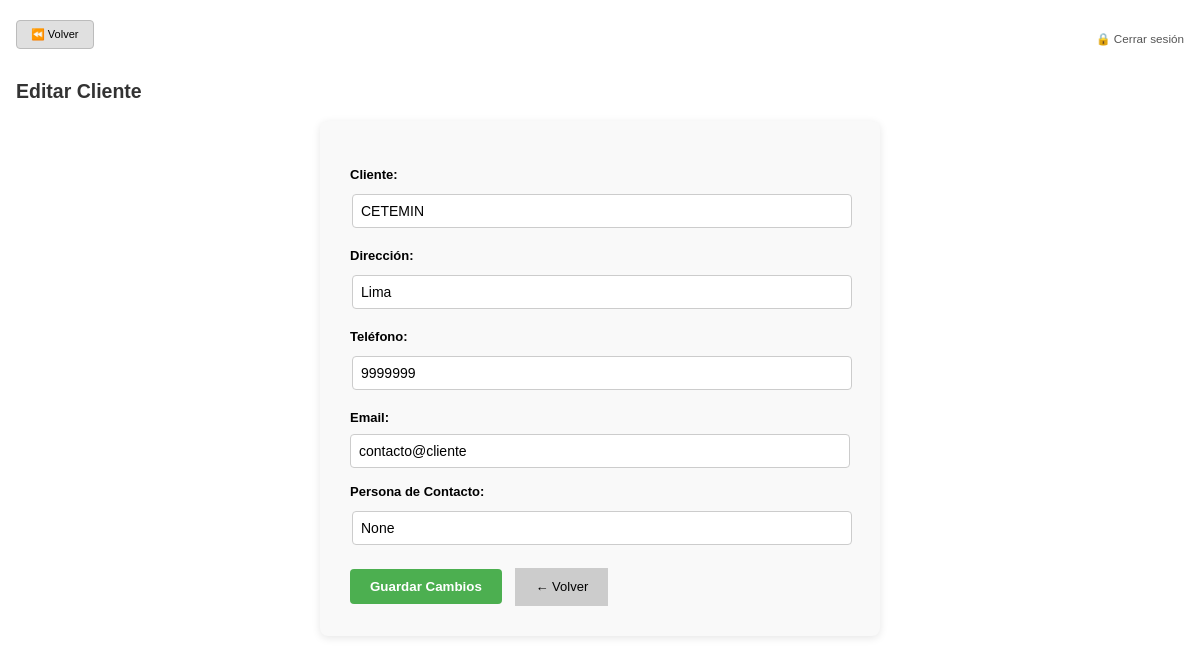
Page /clientes/editar/30 (signed in) on the earlier database version.
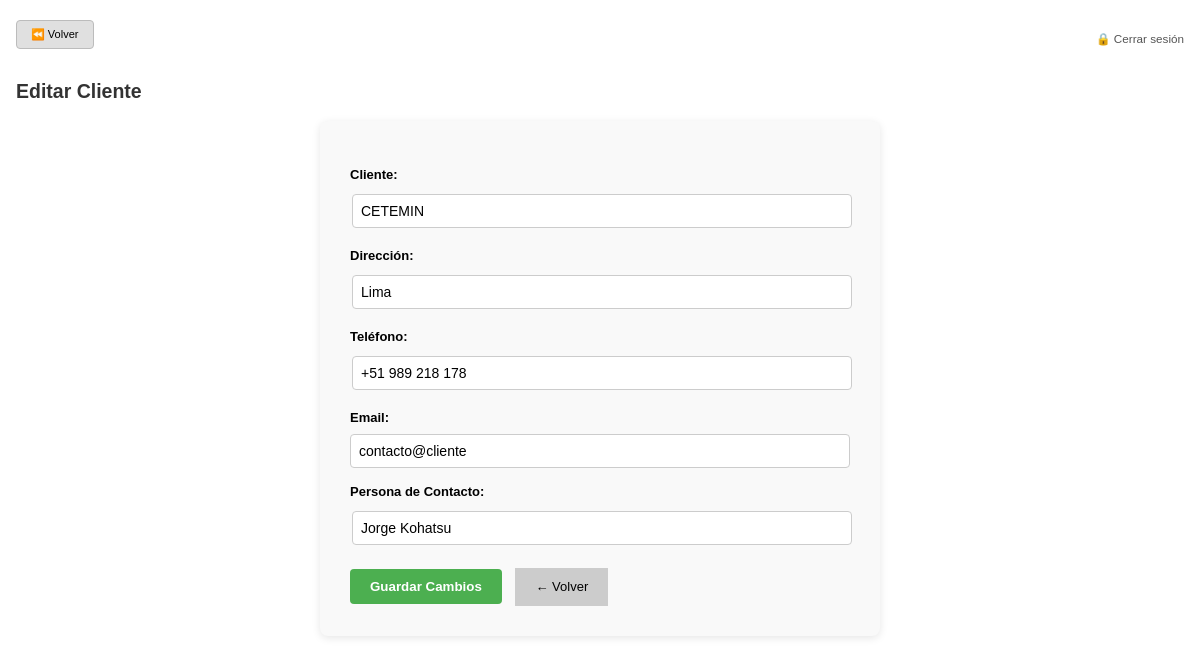
Same page on the later database version.
### tables this page shows
CREATE TABLE clientes (
    id INTEGER PRIMARY KEY AUTOINCREMENT,
    nombre TEXT NOT NULL UNIQUE,
    direccion TEXT,
    telefono TEXT,
    email TEXT,
    contacto_principal TEXT,
    notas TEXT
);

### app.py (the view, shortened to what this page needs)
@app.route("/clientes/editar/<int:id>", methods=["GET", "POST"])
def editar_cliente(id):
    conn = get_db_connection()
    cursor = conn.cursor()
    cursor.execute("SELECT * FROM clientes WHERE id = ?", (id,))
    cliente = cursor.fetchone()
    conn.close()
    return render_template("editar_cliente.html", cliente=cliente)

### app.py (called while the page is built)
@app.before_request
def verificar_acceso():
    rutas_publicas = ["/login", "/static", "/favicon.ico"]
    if not session.get("usuario_id"):
        if not any(request.path.startswith(r) for r in rutas_publicas):
            return redirect(url_for('login'))

### utils/db_connection.py (called while the page is built)
def get_db_connection():
    base_dir = os.path.dirname(os.path.abspath(__file__))
    db_path = os.path.join(base_dir, '..', 'database', 'crm_database.db')
    conn = sqlite3.connect(db_path)
    conn.row_factory = sqlite3.Row  # ✅ Esto permite acceder a las columnas por nombre
    conn.execute("PRAGMA foreign_keys = ON")  # ✅ Activar claves foráneas
    return conn

### templates/editar_cliente.html (shortened to what this page needs)
{% extends "base.html" %}
{% block content %}
<h2>Editar Cliente</h2>
<div class="form-container">
  <form method="POST">
    <label>Cliente:</label>
    <input type="text" name="nombre" value="{{ cliente['nombre'] }}" required>
    <label>Dirección:</label>
    <input type="text" name="direccion" value="{{ cliente['direccion'] }}">
    <label>Teléfono:</label>
    <input type="text" name="telefono" value="{{ cliente['telefono'] }}">
    <label>Email:</label>
    <input type="email" name="email" value="{{ cliente['email'] }}">
    <label>Persona de Contacto:</label>
    <input type="text" name="contacto" value="{{ cliente['contacto_principal'] }}">
    <button type="submit" class="button">Guardar Cambios</button>
    <a href="{{ url_for('admin_clientes') }}" class="button-secondary">← Volver</a>
  </form>
</div>
{% endblock %}

Differences in the rows shown:
changed clientes "CETEMIN": telefono "9999999" → "+51 989 218 178"; contacto (not shown) → "Jorge Kohatsu"
Other differences:
form field contacto: "None" → (not shown)
